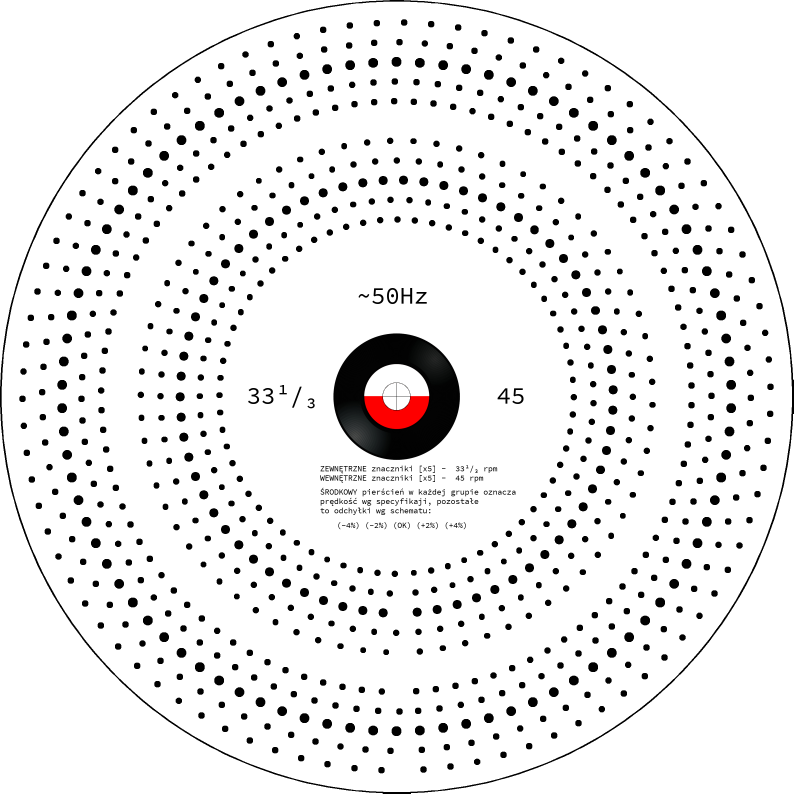
#> input picture generated_discs/TT_Strobe_Disk_advanced_50Hz.png, 2380 x 2380 px, given in place of winylnetlogo.png, which was not available (shown at 1/3 size)
$ python strobe_disks.py
#> lines starting #> are read from the running program, lines starting #| are printed output that depends on the picture; pictures that were not available may be replaced by others from this repository, and a replacement may not be noted
from PIL import Image, ImageShow, ImageDraw, ImageFile, ImageFont
from math import sin, cos, radians, pi, ceil, floor
from os.path import dirname, join
from pprint import pprint


SIZE = (2480, 3508)  # equivalent of A4 @ 300dpi
MIDPOINT = (SIZE[0] / 2, SIZE[1] / 2)
MARGIN = 50  # px
DISC_DIAM = 200  # mm
MARK_SIZE = 20  # px
mm2px = 11.81
fonts_path = join(dirname(__file__), 'fonts')

#font_1 = ImageFont.truetype("arial.ttf", 72, encoding="unic")
#font_2 = ImageFont.truetype("arial.ttf", 24, encoding="unic")
font_1 = ImageFont.truetype(join(fonts_path, 'SourceCodePro-Regular.ttf'), 72)
font_2 = ImageFont.truetype(join(fonts_path, 'SourceCodePro-Regular.ttf'), 24)
logo = Image.open(join('img', 'winylnetlogo.png'))
#> logo is the input picture: PIL image 2380x2380 RGBA; mean R, G, B, A 236.2, 235.6, 235.6, 200.4

img = Image.new('RGBA', SIZE, (255, 255, 255, 0))
draw = ImageDraw.Draw(img)
logo = logo.resize((380, 380), resample=Image.LANCZOS)
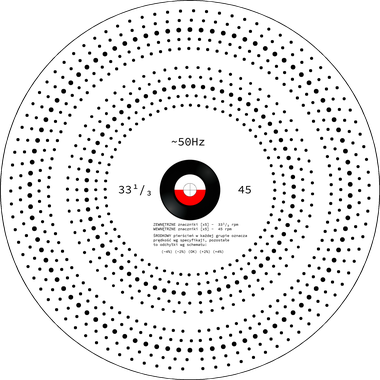
#> logo: PIL image 380x380 RGBA; mean R, G, B, A 181.5, 181, 181, 200.4; transparent parts drawn white

arr = []


# [22 lines left out: function drawMarks, not called in this run]


arr_rads = []


def drawMarks2(d, rpm, f, mark_size, half_marks=False):
    '''draws stroboscopic marks with given criteria:
        number_of_marks - should match desired strobe frequency
        d               - diameter of pattern [mm]
        mark_size       - diameter of single mark [mm]
    '''
    num_of_marks = getMarksCount(rpm, f)
    num_of_marks = num_of_marks if half_marks else num_of_marks / 2
    angle = 0
    step = 360 / num_of_marks
    d *= mm2px
    mark_size *= mm2px
    radius = d / 2
    arr.append([rpm, num_of_marks])
    for i in range(int(customRound(num_of_marks, .8, 0))):
        # if (360 - angle - step)< step:
        #    step = (360-angle)
        angle += step

        rad = radians(angle)
        arr_rads.append([rpm, i, rad, angle, step])
        p1 = (MIDPOINT[0] + radius * sin(rad), MIDPOINT[1] + radius * cos(rad))
        draw.ellipse((
            (p1[0] - mark_size, p1[1] - mark_size),
            (p1[0] + mark_size, p1[1] + mark_size)), fill='black')


def customRound(num, treshold, digits=0):
    if num % 1 > treshold:
        return ceil(num)
    else:
        return floor(num)


def getCirleXY_from_midpoint(xy, d):
    '''
    xy - vector (x,y) of required midpoint
    d - circle diameter [px]
    returns (x1, y1, x2, y2) for draw_ellipse purpose'''
    x, y = xy
    x1, y1 = x - d / 2, y - d / 2
    x2, y2 = x + d / 2, y + d / 2
    return ((x1, y1), (x2, y2))


# [4 lines left out: function getMarkSize, not called in this run]


def getMarksCount(rpm, f):
    return round(2 * f / rpm * 60, 2)


def drawSpindle(mp, spindle_size):
    spindle_size *= mm2px
    draw.line((
        (mp[0] - spindle_size / 2, mp[1]),
        (mp[0] + spindle_size / 2, mp[1])), fill='black', )

    draw.line((
        (mp[0], mp[1] - spindle_size / 2),
        (mp[0], mp[1] + spindle_size / 2)), fill='black', )

    draw.ellipse(getCirleXY_from_midpoint(mp, spindle_size), width=1, outline='black')


def drawDiscOutline():

    a, b = (
        (0 + MARGIN, (SIZE[1] - SIZE[0]) / 2 + MARGIN),
        (SIZE[0] - MARGIN, (SIZE[1] - SIZE[0]) / 2 + SIZE[0] - MARGIN))
    draw.ellipse((a, b), fill='white', outline='black', width=5)


# [9 lines left out: function drawDiscDescriptionSimple, not called in this run]


def drawDiscDescriptionAdvanced(f):
    # font = ImageFont.truetype("arial.ttf", 100)
    txt33 = '33\u00B9/\u2083 '
    txt45 = '45'
    txtf = f'~{f}Hz'  # \u0192= '
    txti1 = f'''ZEWNĘTRZNE znaczniki [x5] -  33\u00B9/\u2083 rpm\nWEWNĘTRZNE znaczniki [x5] -  45 rpm'''
    txti2 = f'''ŚRODKOWY pierścień w każdej grupie oznacza\nprędkość wg specyfikaji, pozostałe\nto odchyłki wg schematu:'''
    txti3 = f'(-4%) (-2%) (OK) (+2%) (+4%)'
    draw.text((MIDPOINT[0] - 450, MIDPOINT[1] - 50), txt33, fill='black', font=font_1, align='left')
    draw.text((MIDPOINT[0] + 300, MIDPOINT[1] - 50), txt45, fill='black', font=font_1, align='left')
    draw.text((MIDPOINT[0] - 120, MIDPOINT[1] - 350), txtf, fill='black', font=font_1, align='left')
    draw.text((MIDPOINT[0] - 230, MIDPOINT[1] + 200), txti1, fill='black', font=font_2, align='left')
    draw.text((MIDPOINT[0] - 230, MIDPOINT[1] + 270), txti2, fill='black', font=font_2, align='left')
    draw.text((MIDPOINT[0] - 180, MIDPOINT[1] + 370), txti3, fill='black', font=font_2, align='left')


# [13 lines left out: function CreateStrobeDisk_simple, not called in this run]


def CreateStrobeDisk_advanced(f=50):
    drawDiscOutline()
    pasteLogo()
    drawSpindle(MIDPOINT, 7)
    drawDiscDescriptionAdvanced(f)
    # -4%, -2%, 0%, +2%, +4%
    drawMarks2(rpm=34.66, f=f, d=190, mark_size=0.80, half_marks=False)
    drawMarks2(rpm=34.00, f=f, d=180, mark_size=0.80, half_marks=False)
    drawMarks2(rpm=33.3333, f=f, d=170, mark_size=1.20, half_marks=False)
    drawMarks2(rpm=32.66, f=f, d=160, mark_size=0.80, half_marks=False)
    drawMarks2(rpm=32.00, f=f, d=150, mark_size=0.80, half_marks=False)

    drawMarks2(rpm=43.20, f=f, d=130, mark_size=0.75, half_marks=False)
    drawMarks2(rpm=44.10, f=f, d=120, mark_size=0.75, half_marks=False)
    drawMarks2(rpm=45.00, f=f, d=110, mark_size=1.10, half_marks=False)
    drawMarks2(rpm=45.90, f=f, d=100, mark_size=0.75, half_marks=False)
    drawMarks2(rpm=46.80, f=f, d=90, mark_size=0.75, half_marks=False)


def saveDisc(img, name):

    x1, y1 = MARGIN, (SIZE[1] - SIZE[0]) / 2 + MARGIN
    x2, y2 = SIZE[0] - MARGIN, (SIZE[1] - SIZE[0]) / 2 + SIZE[0] - MARGIN

    img2 = img.crop((x1, y1, x2, y2))
    img.mode = 'RGB'

    img2.save(f'generated_discs/TT_Strobe_Disk_{name}_{f}Hz.png', 'png')
    img.save(f'generated_discs/TT_Strobe_Disk_{name}_{f}Hz.pdf', 'pdf')


def pasteLogo():
    w, h = logo.size
#> w = 380; h = 380
    x, y = MIDPOINT
    box = (int(x - w / 2), int(y - h / 2), int(x + w / 2), int(y + h / 2))
#> box = (1050, 1564, 1430, 1944)
    img.alpha_composite(logo, dest=(box[0], box[1]))
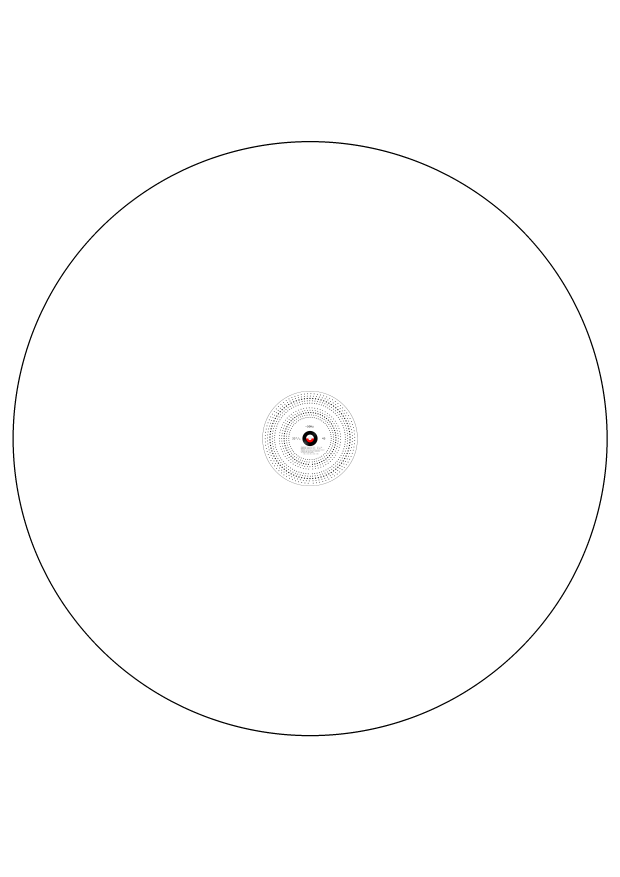
#> img: PIL image 2480x3508 RGBA (shown at 1/4 size); mean R, G, B, A 253.6, 253.6, 253.6, 130.5; transparent parts drawn white


# [6 lines left out: function getmarks, not called in this run]


if __name__ == '__main__':

    f = 50
    CreateStrobeDisk_advanced(f=f)
#> after the loop in drawMarks2, `for i in range(int(customRound(num_of_marks, .8, 0))):`: angle = 357.7; arr_rads = 86 items, first 6: [34.66, 0, 0.0726, 4.16, 4.16], [34.66, 1, 0.145, 8.32, 4.16], [34.66, 2, 0.218, 12.48, 4.16], [34.66, 3, 0.29, 16.64, 4.16], [34.66, 4, 0.363, 20.8, 4.16], [34.66, 5, 0.436, 24.96, 4.16]
    saveDisc(img, 'advanced')
#> in saveDisc, `img2 = img.crop((x1, y1, x2, y2))`:
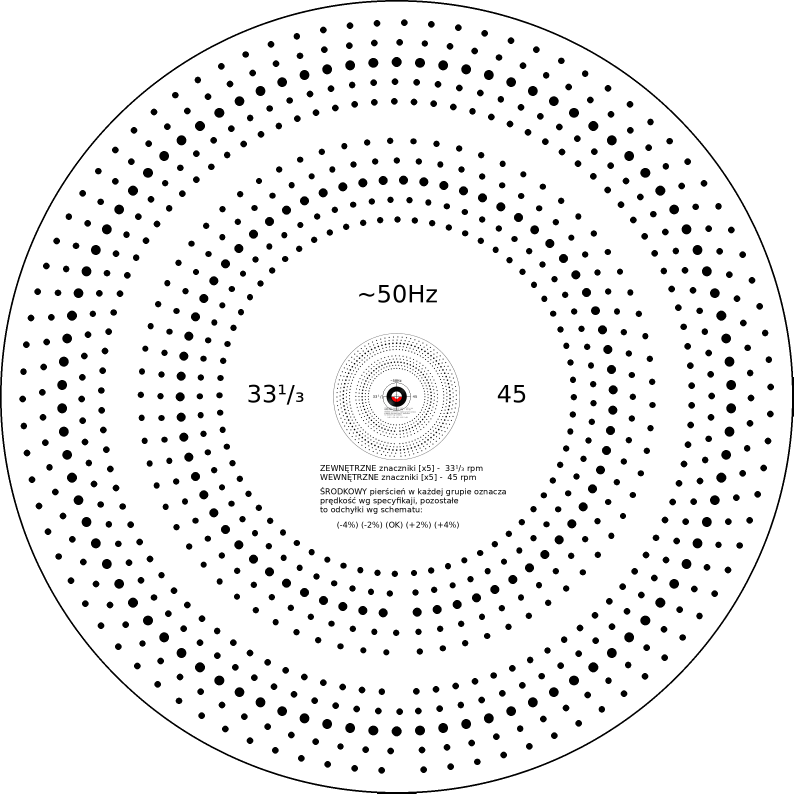
#> img2: PIL image 2380x2380 RGBA (shown at 1/3 size); mean R, G, B, A 239.3, 239.3, 239.3, 200.4; transparent parts drawn white
#> (the run stopped early here; a loop or call above may not have finished)
